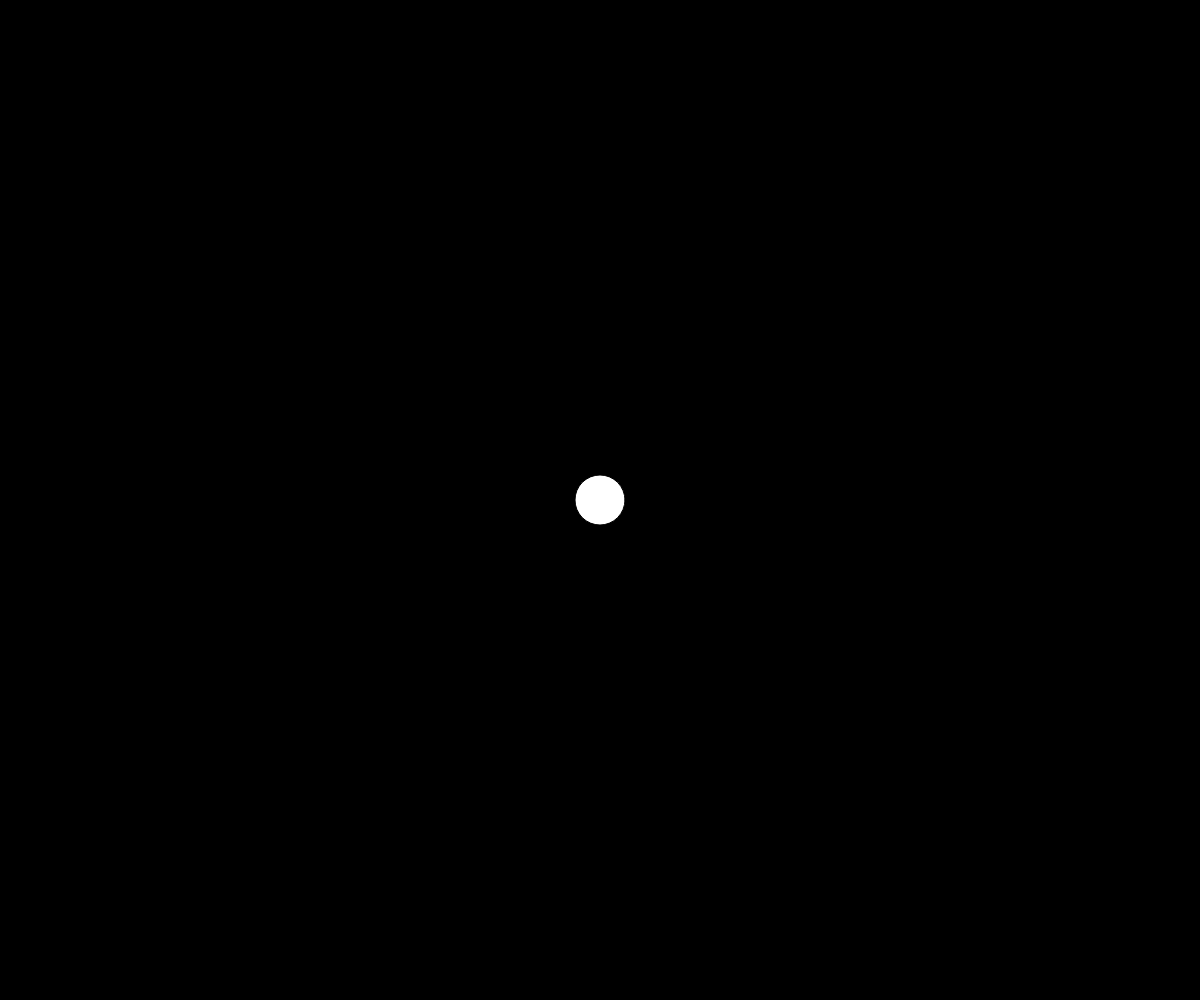
Frame 1 (no input)
Frame 60 (no input): identical to frame 1, image omitted
Frame 120 (the mouse pressed at the canvas centre since frame 60): identical to frame 1, image omitted

The p5.js sketch that drew this single still picture (run headless with seeded random() and noise() and a simulated clock; from frame 60 on, the mouse is pressed at the canvas centre):

// p5.js sketch
// ── sketch.js
/* la fonction setup est exécutée une seule fois au début :
au chargement de la page, elle est délimitée par deux accolades
*/
function setup() {
    // Créer un élement HTML canvas qui couvre toute la page du navigateur
    createCanvas(windowWidth, windowHeight);
    // Dessiner un fond noir
    background(0);

}

/* la fonction draw est exécutée en boucle, une fois le setup terminé.
Chaque éxectution de la fonction draw va correspondre au dessin d'une image ou frame
*/
function draw() {
    // on commence par effacer ce qui a été dessiné précédement en le recouvrant par un fond noir
    background(0);
    // on dessine une ellipse au milieu, d'une taille de 50 pixels
    ellipse( width*0.5, height*0.5 , 50, 50);
    /* on utilise width, qui stocke la largeur de notre zone de dessin et height qui stocke sa hauteur.
    on utilise un multiplicateur en pourcentage pour signifier  que l'ellipse sera au milieu de cette zone.
    */
}

/* la fonction windowResized() est exécutée lorsque l'utilisateur redimensionne sa fenêtre*/
function windowResized(){
    // on redimensionne notre zone de dessin (canvas), à la taille de la fenêtre du navigateur.
    resizeCanvas(windowWidth, windowHeight);

}
